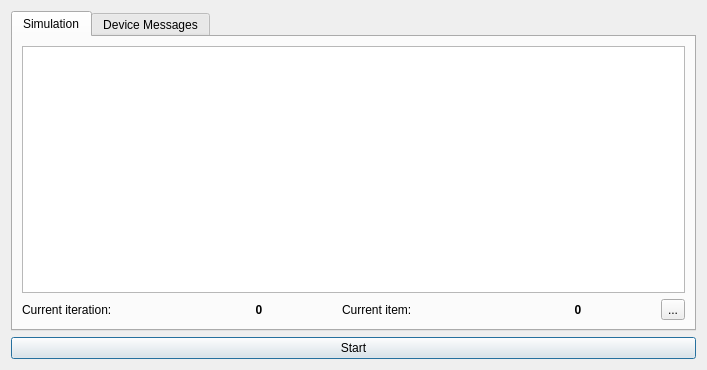
<?xml version="1.0" encoding="UTF-8"?>
<ui version="4.0">
 <class>SimulationDialog</class>
 <widget class="QDialog" name="SimulationDialog">
  <property name="geometry">
   <rect>
    <x>0</x>
    <y>0</y>
    <width>707</width>
    <height>370</height>
   </rect>
  </property>
  <property name="windowTitle">
   <string>Simulation</string>
  </property>
  <layout class="QVBoxLayout" name="verticalLayout">
   <item>
    <widget class="QTabWidget" name="tabWidget">
     <property name="currentIndex">
      <number>0</number>
     </property>
     <widget class="QWidget" name="tab_simulation">
      <attribute name="title">
       <string>Simulation</string>
      </attribute>
      <layout class="QGridLayout" name="gridLayout">
       <item row="1" column="1">
        <widget class="QLabel" name="lblCurrentRepeatValue">
         <property name="font">
          <font>
           <weight>75</weight>
           <bold>true</bold>
          </font>
         </property>
         <property name="text">
          <string>0</string>
         </property>
         <property name="alignment">
          <set>Qt::AlignCenter</set>
         </property>
        </widget>
       </item>
       <item row="1" column="0">
        <widget class="QLabel" name="label">
         <property name="text">
          <string>Current iteration:</string>
         </property>
        </widget>
       </item>
       <item row="1" column="2">
        <widget class="QLabel" name="label_2">
         <property name="text">
          <string>Current item:</string>
         </property>
        </widget>
       </item>
       <item row="1" column="3">
        <widget class="QLabel" name="lblCurrentItemValue">
         <property name="font">
          <font>
           <weight>75</weight>
           <bold>true</bold>
          </font>
         </property>
         <property name="text">
          <string>0</string>
         </property>
         <property name="alignment">
          <set>Qt::AlignCenter</set>
         </property>
        </widget>
       </item>
       <item row="1" column="4">
        <widget class="QToolButton" name="btnSaveLog">
         <property name="text">
          <string>...</string>
         </property>
         <property name="icon">
          <iconset theme="document-save"/>
         </property>
        </widget>
       </item>
       <item row="0" column="0" colspan="5">
        <widget class="QTextEdit" name="textEditSimulation">
         <property name="readOnly">
          <bool>true</bool>
         </property>
        </widget>
       </item>
      </layout>
     </widget>
     <widget class="QWidget" name="tab_device">
      <attribute name="title">
       <string>Device Messages</string>
      </attribute>
      <layout class="QHBoxLayout" name="horizontalLayout_2">
       <item>
        <widget class="QTextEdit" name="textEditDevices">
         <property name="readOnly">
          <bool>true</bool>
         </property>
        </widget>
       </item>
      </layout>
     </widget>
    </widget>
   </item>
   <item>
    <widget class="QPushButton" name="btnStartStop">
     <property name="text">
      <string>Start</string>
     </property>
     <property name="icon">
      <iconset theme="media-playback-start">
       <normaloff>.</normaloff>.</iconset>
     </property>
    </widget>
   </item>
  </layout>
 </widget>
 <resources/>
 <connections/>
</ui>
